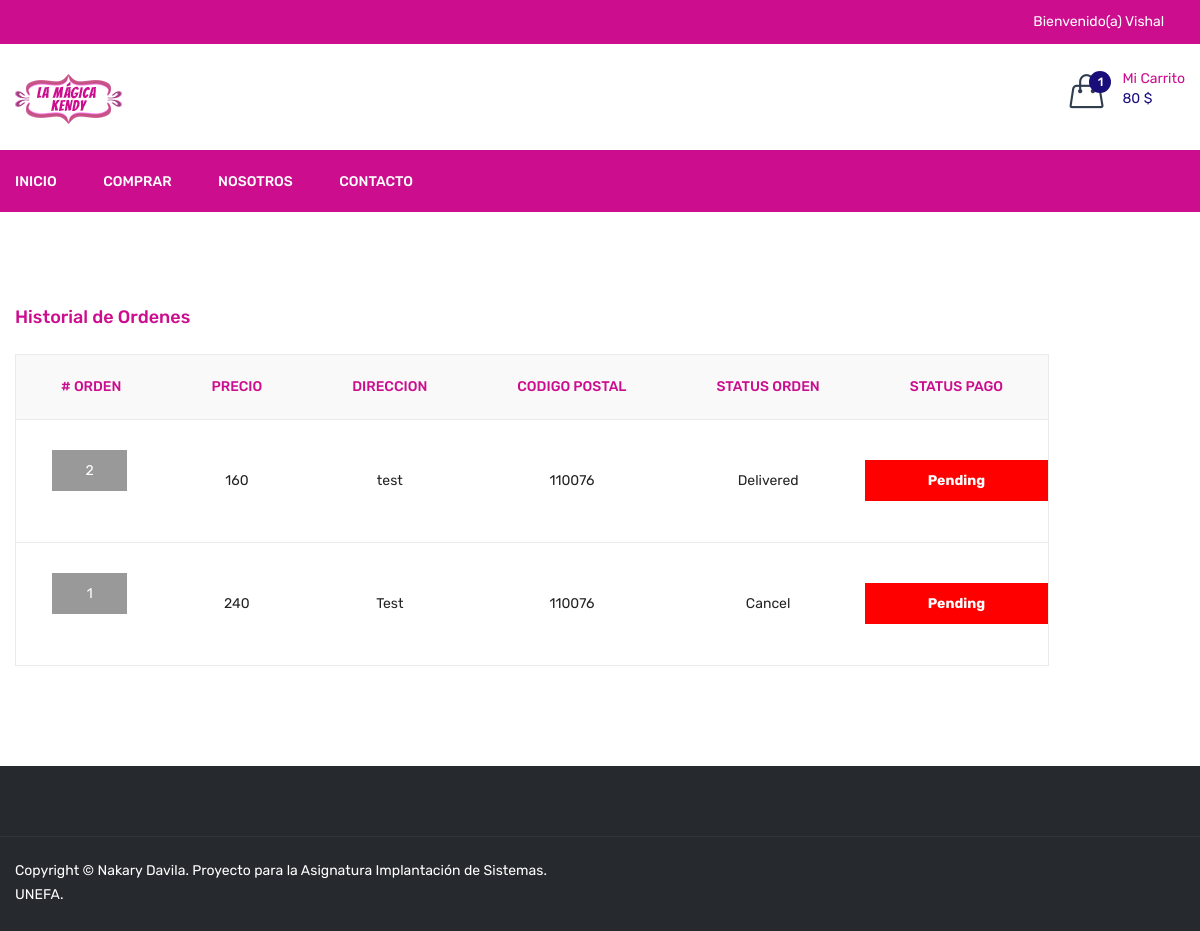
Screenshot of /order_history.php (signed in) with the database file from the repository.
### tables this page shows
CREATE TABLE `dish_cart` (
  `id` int(11) NOT NULL,
  `user_id` int(11) NOT NULL,
  `dish_detail_id` int(11) NOT NULL,
  `qty` int(11) NOT NULL,
  `added_on` datetime NOT NULL
);

CREATE TABLE `order_master` (
  `id` int(11) NOT NULL,
  `user_id` int(11) NOT NULL,
  `name` varchar(50) NOT NULL,
  `email` varchar(50) NOT NULL,
  `mobile` varchar(50) NOT NULL,
  `address` text NOT NULL,
  `total_price` float NOT NULL,
  `coupon_code` varchar(20) NOT NULL,
  `final_price` float NOT NULL,
  `zipcode` varchar(10) NOT NULL,
  `delivery_boy_id` int(11) NOT NULL,
  `payment_status` varchar(20) NOT NULL,
  `payment_type` varchar(10) NOT NULL,
  `payment_id` varchar(100) NOT NULL,
  `order_status` int(11) NOT NULL,
  `cancel_by` enum('user','admin') NOT NULL,
  `cancel_at` datetime NOT NULL,
  `added_on` datetime NOT NULL,
  `delivered_on` datetime NOT NULL
);

CREATE TABLE `order_status` (
  `id` int(11) NOT NULL,
  `order_status` varchar(50) NOT NULL
);

### function.inc.php (called while the page is built, shortened)
	<?php
function getUserCart(){
	global $con;
	$arr=array();
	$id=$_SESSION['FOOD_USER_ID'];
	$res=mysqli_query($con,"select * from dish_cart where user_id='$id'");
	while($row=mysqli_fetch_assoc($res)){
		$arr[]=$row;
	}
	return $arr;
}
function getDishCartStatus(){
	$dishDetailsID=array();
	if(isset($_SESSION['FOOD_USER_ID'])){
		$getUserCart=getUserCart();
	}else{
		if(isset($_SESSION['cart']) && count($_SESSION['cart'])>0){
			foreach($_SESSION['cart'] as $key=>$val){
				$dishDetailsID[]=$key;
			}
		}
	}
}
function getcartTotalPrice(){
	$cartArr=getUserFullCart();
	$totalPrice=0;
	foreach($cartArr as $list){
		$totalPrice=$totalPrice+($list['qty']*$list['price']);
	}
	return $totalPrice;
}
function getUserFullCart($attr_id=''){
	$cartArr=array();
	if(isset($_SESSION['FOOD_USER_ID'])){
		$getUserCart=getUserCart();
		$cartArr=array();
		foreach($getUserCart as $list){
			$cartArr[$list['dish_detail_id']]['qty']=$list['qty'];
			$getDishDetail=getDishDetailById($list['dish_detail_id']);
			$cartArr[$list['dish_detail_id']]['price']=$getDishDetail['price'];
			$cartArr[$list['dish_detail_id']]['dish']=$getDishDetail['dish'];
			$cartArr[$list['dish_detail_id']]['image']=$getDishDetail['image'];
		}
	}
	if($attr_id!=''){
		return $cartArr[$attr_id]['qty'];
	}else{
		return $cartArr;
	}
}
function getDishDetailById($id){
	global $con;
	$res=mysqli_query($con,"select dish.dish,dish.image,dish_details.price from dish_details,dish where dish_details.id='$id' and dish.id=dish_details.dish_id");
	$row=mysqli_fetch_assoc($res);
	return $row;
}
?>

### order_history.php (the view, shortened to what this page needs)
<?php
include ("header.php");
$uid=$_SESSION['FOOD_USER_ID'];
$sql="select order_master.*,order_status.order_status as order_status_str from order_master,order_status where order_master.order_status=order_status.id and order_master.user_id='$uid' order by order_master.id desc";
$res=mysqli_query($con,$sql);
?>
<div class="cart-main-area pt-95 pb-100">
            <div class="container">
                <h3 class="page-title">Historial de Ordenes</h3>
                <div class="row">
                    <div class="col-lg-12 col-md-12 col-sm-12 col-12">
                        <form method="post">
							<div class="table-content table-responsive">
                                <table>
                                    <thead>
                                        <tr>
                                            <th># Orden</th>
                                            <th>Precio</th>
                                            <th>Direccion</th>
											<th>Codigo Postal</th>
                                            <th>Status Orden</th>
                                            <th>Status Pago</th>
                                        </tr>
                                    </thead>
                                    <tbody>
										<?php if(mysqli_num_rows($res)>0){
										while($row=mysqli_fetch_assoc($res)){
										?>
										<tr>
                                            <td>
												<div class="div_order_id"><a href="<?php echo FRONT_SITE_PATH.'order_detail?id='.$row['id']?>"><?php echo $row['id']?></div></a>
											<br/>
											</td>
                                            <td style="font-size:14px;">
											<?php echo $row['total_price']?></td>
											<td><?php echo $row['address']?></td>
											<td><?php echo $row['zipcode']?></td>
											<td>
											<?php
											echo $row['order_status_str'];
											?>
											</td>
											<td>
												<div class="payment_status payment_status_<?php echo $row['payment_status']?>"><?php echo ucfirst($row['payment_status'])?></div>
											</td>
                                        </tr>
										<?php }} ?>
                                    </tbody>
                                </table>
                            </div>
                        </form>
                    </div>
                </div>
            </div>
        </div>
<?php
include("footer.php");
?>

### header.php (shortened to what this page needs)
<?php
include('database.inc.php');
include('function.inc.php');
getDishCartStatus();
$cartArr=getUserFullCart();
$totalPrice=getcartTotalPrice();
$totalCartDish=count($cartArr);
?>
<!doctype html>
<html class="no-js" lang="zxx">
<head>
        <link rel="stylesheet" href="<?php echo FRONT_SITE_PATH?>assets/css/bootstrap.min.css">
        <link rel="stylesheet" href="<?php echo FRONT_SITE_PATH?>assets/css/animate.css">
        <link rel="stylesheet" href="<?php echo FRONT_SITE_PATH?>assets/css/owl.carousel.min.css">
        <link rel="stylesheet" href="<?php echo FRONT_SITE_PATH?>assets/css/slick.css">
        <link rel="stylesheet" href="<?php echo FRONT_SITE_PATH?>assets/css/chosen.min.css">
        <link rel="stylesheet" href="<?php echo FRONT_SITE_PATH?>assets/css/ionicons.min.css">
        <link rel="stylesheet" href="<?php echo FRONT_SITE_PATH?>assets/css/font-awesome.min.css">
        <link rel="stylesheet" href="<?php echo FRONT_SITE_PATH?>assets/css/simple-line-icons.css">
        <link rel="stylesheet" href="<?php echo FRONT_SITE_PATH?>assets/css/jquery-ui.css">
        <link rel="stylesheet" href="<?php echo FRONT_SITE_PATH?>assets/css/meanmenu.min.css">
        <link rel="stylesheet" href="<?php echo FRONT_SITE_PATH?>assets/css/style.css">
        <link rel="stylesheet" href="<?php echo FRONT_SITE_PATH?>assets/css/responsive.css">
    </head>
    <body>
        <header class="header-area">
            <div class="header-top black-bg">
                <div class="container">
                    <div class="row">
                        <div class="col-lg-8 col-md-4 col-12 col-sm-4">
                        </div>
						<div class="col-lg-2 col-md-4 col-12 col-sm-4">
						</div>
                        <div class="col-lg-2 col-md-8 col-12 col-sm-8">
                            <div class="account-curr-lang-wrap f-right">
                                <?php
								if(isset($_SESSION['FOOD_USER_NAME'])){
								?>
								<ul>
                                    <li class="top-hover"><a href="#"><?php echo "Bienvenido(a) <span id='user_top_name'>".$_SESSION['FOOD_USER_NAME'];?></span>  <i class="ion-chevron-down"></i></a>
                                    </li>
                                </ul>
								<?php } ?>
                            </div>
                        </div>
                    </div>
                </div>
            </div>
            <div class="header-middle">
                <div class="container">
                    <div class="row">
                        <div class="col-lg-3 col-md-4 col-12 col-sm-4">
                            <div class="logo">
                                <a href="<?php echo FRONT_SITE_PATH?>">
                                    <img alt="" src="<?php echo FRONT_SITE_PATH?>assets/img/logo/logo.png">
                                </a>
                            </div>
                        </div>
                        <div class="col-lg-9 col-md-8 col-12 col-sm-8">
                            <div class="header-middle-right f-right">
                                <div class="header-wishlist">
                                </div>
                                <div class="header-cart">
                                    <a href="#">
                                        <div class="header-icon-style">
                                            <i class="icon-handbag icons"></i>
                                            <span class="count-style" id="totalCartDish"><?php echo $totalCartDish?></span>
                                        </div>
                                        <div class="cart-text">
                                            <span class="digit">Mi Carrito</span>
                                            <span class="cart-digit-bold" id="totalPrice">
											<?php
											if($totalPrice!=0){
												echo $totalPrice.' $';
											}
											?></span>
                                        </div>
                                    </a>
                                </div>
                            </div>
                        </div>
                    </div>
                </div>
            </div>
            <div class="header-bottom transparent-bar black-bg">
                <div class="container">
                    <div class="row">
                        <div class="col-lg-12 col-md-12 col-12">
                            <div class="main-menu">
                                <nav>
                                    <ul>
                                        <li><a href="<?php echo FRONT_SITE_PATH?>">Inicio</a></li>
                                        <li><a href="<?php echo FRONT_SITE_PATH?>shop">Comprar</a></li>
                                        <li><a href="<?php echo FRONT_SITE_PATH?>about-us">Nosotros</a></li>
                                        <li><a href="<?php echo FRONT_SITE_PATH?>contact-us">Contacto</a></li>
                                    </ul>
                                </nav>
                            </div>
                        </div>
                    </div>
                </div>
            </div>
        </header>

### rows the page displays
dish_cart: dish_detail "1"
order_master: id "2", total_price "160", address "test", zipcode "110076", order_status.order_status "Delivered", payment_status "Pending"
order_master: id "1", total_price "240", address "Test", zipcode "110076", order_status.order_status "Cancel", payment_status "Pending"

### other values shown
$_SESSION['FOOD_USER_NAME'] "Vishal"
$totalPrice "80"
